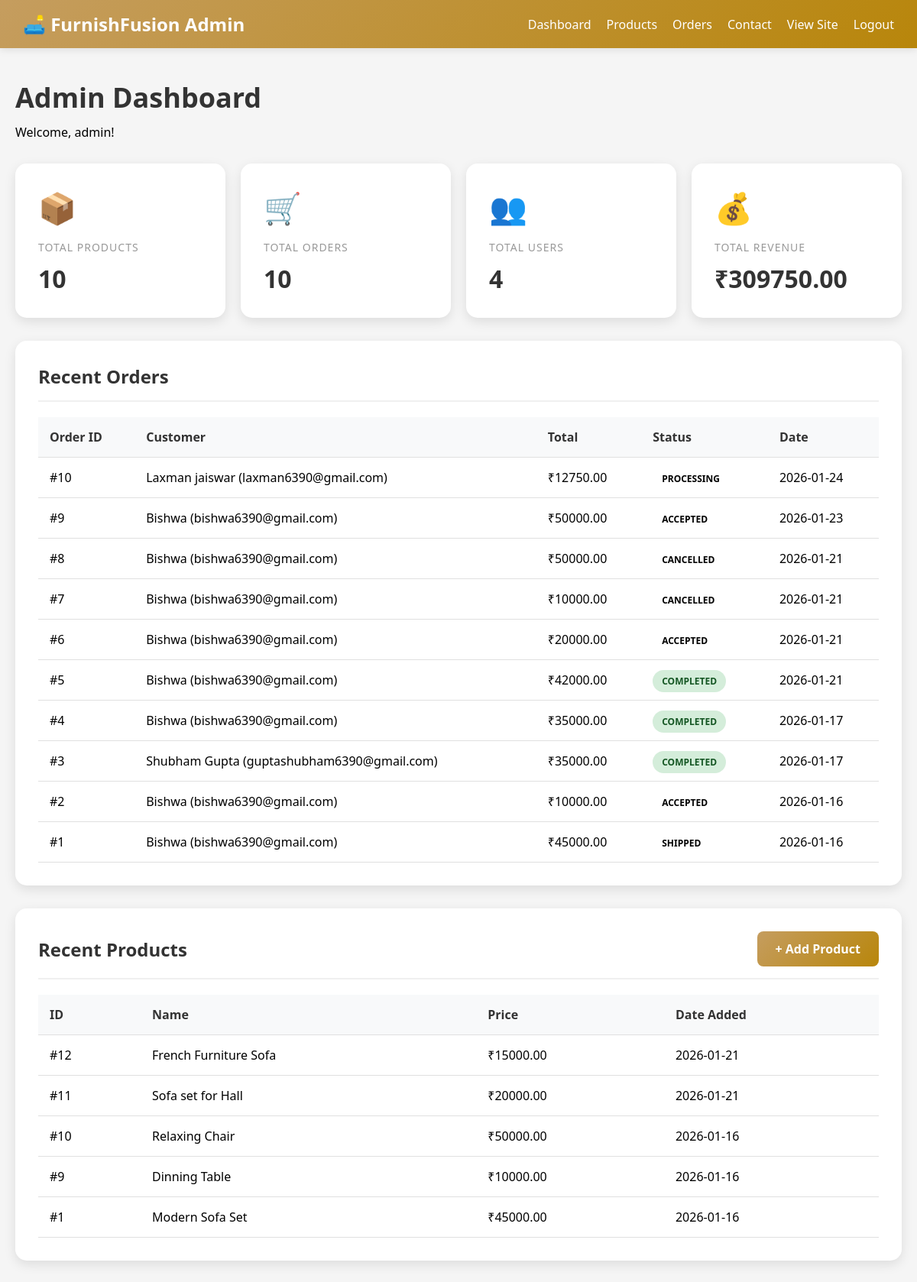
Screenshot of /admin/dashboard (signed in) with the database file from the repository.
### tables this page shows
CREATE TABLE orders (
            id INTEGER PRIMARY KEY AUTOINCREMENT,
            user_id INTEGER NOT NULL,
            total REAL NOT NULL,
            status TEXT DEFAULT 'pending',
            created_at TIMESTAMP DEFAULT CURRENT_TIMESTAMP, payment_method TEXT DEFAULT 'cod', payment_status TEXT DEFAULT 'pending', updated_at TEXT, advance_amount REAL, payment_proof_url TEXT, coupon_id INTEGER REFERENCES coupons(id), discount_amount REAL DEFAULT 0, contact_mobile TEXT, contact_address TEXT,
            FOREIGN KEY (user_id) REFERENCES users(id)
        );

CREATE TABLE users (
            id INTEGER PRIMARY KEY AUTOINCREMENT,
            name TEXT NOT NULL,
            email TEXT UNIQUE NOT NULL,
            password TEXT NOT NULL,
            created_at TIMESTAMP DEFAULT CURRENT_TIMESTAMP
        );

CREATE TABLE products (
            id INTEGER PRIMARY KEY AUTOINCREMENT,
            name TEXT NOT NULL,
            description TEXT,
            price REAL NOT NULL,
            image_url TEXT,
            created_at TIMESTAMP DEFAULT CURRENT_TIMESTAMP
        , category TEXT, rating REAL DEFAULT 0.0);

### routes/admin_routes.py (the view)
    def decorated_function(*args, **kwargs):
        if "admin_id" not in session:
            flash("Admin access required. Please login as admin.", "error")
            return redirect("/admin/login")
        return f(*args, **kwargs)

### app.py (called while the page is built, shortened)
@app.context_processor
def inject_wishlist_count():
    from flask import session
    n = 0
    return {"wishlist_count": n}

### db.py (called while the page is built)
def get_db():
    db = getattr(g, '_database', None)
    if db is None:
        db = g._database = sqlite3.connect(DATABASE)
        db.row_factory = sqlite3.Row
    return db

### routes/admin_routes.py (called while the page is built)
def admin_required(f):
    def decorated_function(*args, **kwargs):
        if "admin_id" not in session:
            flash("Admin access required. Please login as admin.", "error")
            return redirect("/admin/login")
        return f(*args, **kwargs)
    decorated_function.__name__ = f.__name__
    return decorated_function

### templates/admin_dashboard.html (shortened to what this page needs)
<!DOCTYPE html>
<html lang="en">
<head>
</head>
<body>
    <nav class="navbar">
        <div class="nav-content">
            <a href="/admin/dashboard" class="nav-brand">🛋️ FurnishFusion Admin</a>
            <div class="nav-links">
                <a href="/admin/dashboard">Dashboard</a>
                <a href="/admin/products">Products</a>
                <a href="/admin/orders">Orders</a>
                <a href="/admin/contact">Contact</a>
                <a href="/products">View Site</a>
                <a href="/admin/logout">Logout</a>
            </div>
        </div>
    </nav>
    <div class="container">
        <div class="page-header">
            <h1>Admin Dashboard</h1>
            <p>Welcome, {{ session.admin_username }}!</p>
        </div>
        <div class="stats-grid">
            <div class="stat-card">
                <div class="stat-icon">📦</div>
                <div class="stat-label">Total Products</div>
                <div class="stat-value">{{ total_products }}</div>
            </div>
            <div class="stat-card">
                <div class="stat-icon">🛒</div>
                <div class="stat-label">Total Orders</div>
                <div class="stat-value">{{ total_orders }}</div>
            </div>
            <div class="stat-card">
                <div class="stat-icon">👥</div>
                <div class="stat-label">Total Users</div>
                <div class="stat-value">{{ total_users }}</div>
            </div>
            <div class="stat-card">
                <div class="stat-icon">💰</div>
                <div class="stat-label">Total Revenue</div>
                <div class="stat-value">₹{{ "%.2f"|format(total_revenue) }}</div>
            </div>
        </div>
        <div class="section">
            <div class="section-header">
                <h2 class="section-title">Recent Orders</h2>
            </div>
            {% if recent_orders %}
            <table class="table">
                <thead>
                    <tr>
                        <th>Order ID</th>
                        <th>Customer</th>
                        <th>Total</th>
                        <th>Status</th>
                        <th>Date</th>
                    </tr>
                </thead>
                <tbody>
                    {% for order in recent_orders %}
                    <tr>
                        <td>#{{ order.id }}</td>
                        <td>{{ order.user_name }} ({{ order.user_email }})</td>
                        <td>₹{{ "%.2f"|format(order.total) }}</td>
                        <td><span class="status-badge status-{{ order.status.lower() }}">{{ order.status }}</span></td>
                        <td>{{ order.created_at[:10] if order.created_at else 'N/A' }}</td>
                    </tr>
                    {% endfor %}
                </tbody>
            </table>
            {% else %}
            <p>No orders yet.</p>
            {% endif %}
        </div>
        <div class="section">
            <div class="section-header">
                <h2 class="section-title">Recent Products</h2>
                <a href="/admin/products/add" class="btn-primary">+ Add Product</a>
            </div>
            {% if recent_products %}
            <table class="table">
                <thead>
                    <tr>
                        <th>ID</th>
                        <th>Name</th>
                        <th>Price</th>
                        <th>Date Added</th>
                    </tr>
                </thead>
                <tbody>
                    {% for product in recent_products %}
                    <tr>
                        <td>#{{ product.id }}</td>
                        <td>{{ product.name }}</td>
                        <td>₹{{ "%.2f"|format(product.price) }}</td>
                        <td>{{ product.created_at[:10] if product.created_at else 'N/A' }}</td>
                    </tr>
                    {% endfor %}
                </tbody>
            </table>
            {% else %}
            <p>No products yet. <a href="/admin/products/add">Add your first product</a></p>
            {% endif %}
        </div>
    </div>
</body>
</html>

### templates/admin_dashboard.html (style rules this page uses)
* { margin: 0; padding: 0; box-sizing: border-box; }
body { font-family: 'Segoe UI', Tahoma, Geneva, Verdana, sans-serif; background: #f5f5f5; min-height: 100vh; }
.navbar { background: linear-gradient(135deg, #C59D5F 0%, #B8860B 100%); color: white; padding: 15px 30px; box-shadow: 0 2px 10px rgba(0, 0, 0, 0.1); }
.nav-content { max-width: 1400px; margin: 0 auto; display: flex; justify-content: space-between; align-items: center; }
.nav-brand { font-size: 24px; font-weight: 700; cursor: pointer; text-decoration: none; color: white; }
.nav-links { display: flex; gap: 20px; align-items: center; }
.nav-links a { color: white; text-decoration: none; font-weight: 500; transition: opacity 0.3s; }
.container { max-width: 1400px; margin: 40px auto; padding: 0 20px; }
.page-header { margin-bottom: 30px; }
.page-header h1 { color: #333; font-size: 36px; margin-bottom: 10px; }
.stats-grid { display: grid; grid-template-columns: repeat(auto-fit, minmax(250px, 1fr)); gap: 20px; margin-bottom: 30px; }
.stat-card { background: white; border-radius: 15px; padding: 30px; box-shadow: 0 5px 15px rgba(0, 0, 0, 0.1); transition: transform 0.3s ease; }
.stat-icon { font-size: 40px; margin-bottom: 15px; }
.stat-label { color: #999; font-size: 14px; margin-bottom: 10px; text-transform: uppercase; letter-spacing: 1px; }
.stat-value { color: #333; font-size: 32px; font-weight: 700; }
.section { background: white; border-radius: 15px; padding: 30px; margin-bottom: 30px; box-shadow: 0 5px 15px rgba(0, 0, 0, 0.1); }
.section-header { display: flex; justify-content: space-between; align-items: center; margin-bottom: 20px; padding-bottom: 15px; border-bottom: 2px solid #f0f0f0; }
.section-title { color: #333; font-size: 24px; font-weight: 700; }
.btn-primary { background: linear-gradient(135deg, #C59D5F 0%, #B8860B 100%); color: white; padding: 12px 24px; border-radius: 8px; text-decoration: none; font-weight: 600; transition: all 0.3s; }
.table { width: 100%; border-collapse: collapse; }
.table th, .table td { padding: 15px; text-align: left; border-bottom: 1px solid #e0e0e0; }
.table th { background: #f8f9fa; font-weight: 600; color: #333; }
.status-badge { padding: 6px 12px; border-radius: 20px; font-size: 12px; font-weight: 600; text-transform: uppercase; }
.status-completed { background: #d4edda; color: #155724; }

### rows the page displays
orders: id "10", user_name "Laxman jaiswar", user_email "laxman6390@gmail.com", total "12750.00", status "PROCESSING", created_at "2026-01-24"
orders: id "9", user_name "Bishwa", user_email "bishwa6390@gmail.com", total "50000.00", status "ACCEPTED", created_at "2026-01-23"
orders: id "8", user_name "Bishwa", user_email "bishwa6390@gmail.com", total "50000.00", status "CANCELLED", created_at "2026-01-21"
orders: id "7", user_name "Bishwa", user_email "bishwa6390@gmail.com", total "10000.00", status "CANCELLED", created_at "2026-01-21"
orders: id "6", user_name "Bishwa", user_email "bishwa6390@gmail.com", total "20000.00", status "ACCEPTED", created_at "2026-01-21"
orders: id "5", user_name "Bishwa", user_email "bishwa6390@gmail.com", total "42000.00", status "COMPLETED", created_at "2026-01-21"
orders: id "4", user_name "Bishwa", user_email "bishwa6390@gmail.com", total "35000.00", status "COMPLETED", created_at "2026-01-17"
orders: id "3", user_name "Shubham Gupta", user_email "guptashubham6390@gmail.com", total "35000.00", status "COMPLETED", created_at "2026-01-17"
orders: id "2", user_name "Bishwa", user_email "bishwa6390@gmail.com", total "10000.00", status "ACCEPTED", created_at "2026-01-16"
orders: id "1", user_name "Bishwa", user_email "bishwa6390@gmail.com", total "45000.00", status "SHIPPED", created_at "2026-01-16"
products: id "12", name "French Furniture Sofa", price "15000.00", created_at "2026-01-21"
products: id "11", name "Sofa set for Hall", price "20000.00", created_at "2026-01-21"
products: id "10", name "Relaxing Chair", price "50000.00", created_at "2026-01-16"
products: id "9", name "Dinning Table", price "10000.00", created_at "2026-01-16"
products: id "1", name "Modern Sofa Set", price "45000.00", created_at "2026-01-16"

### other values shown
{{ session.admin_username }} "admin"
{{ total_products }} "10"
{{ total_orders }} "10"
{{ total_users }} "4"
{{ "%.2f"|format(total_revenue) }} "309750.00"
